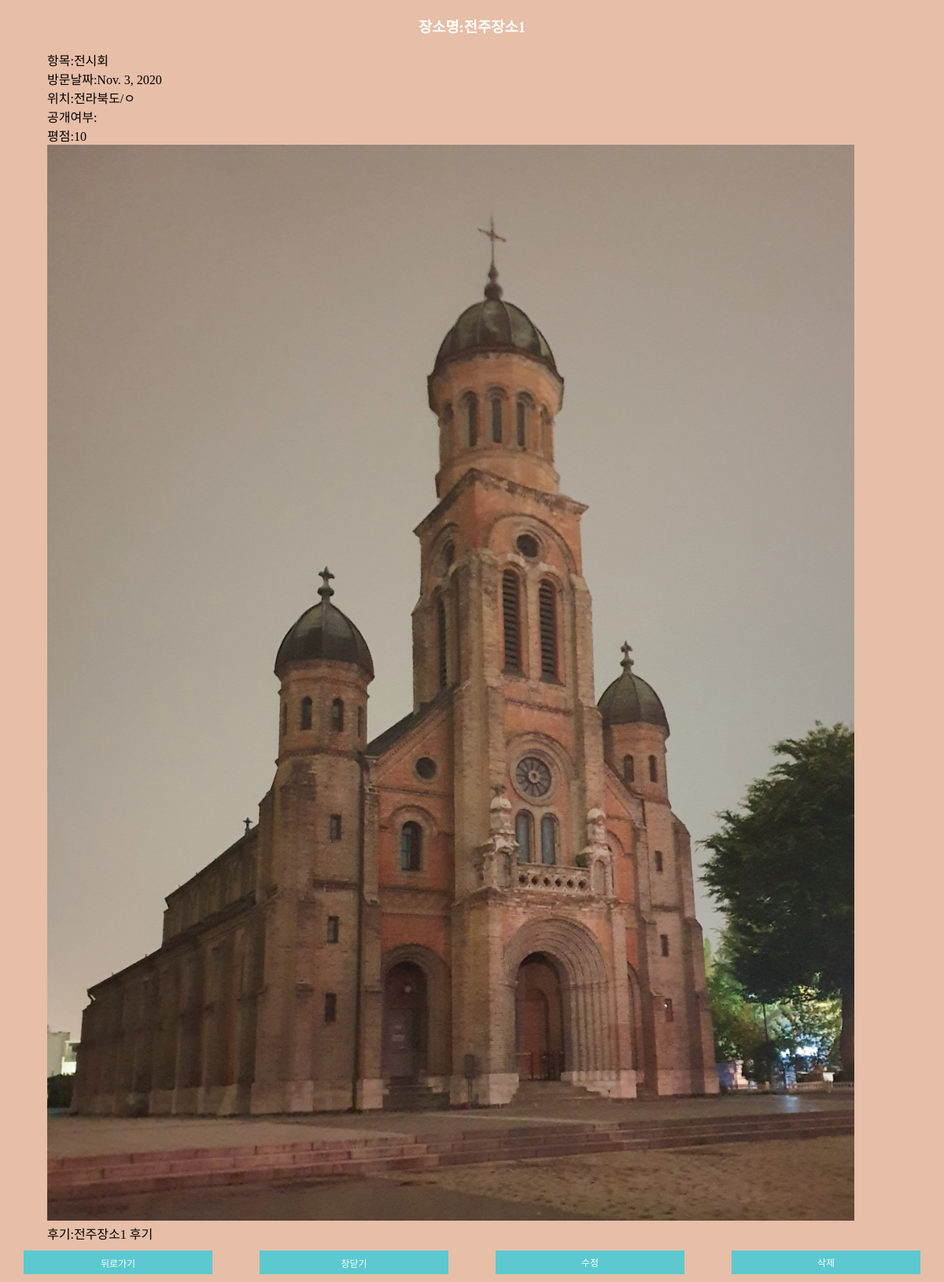
The app's page /3/, older data.
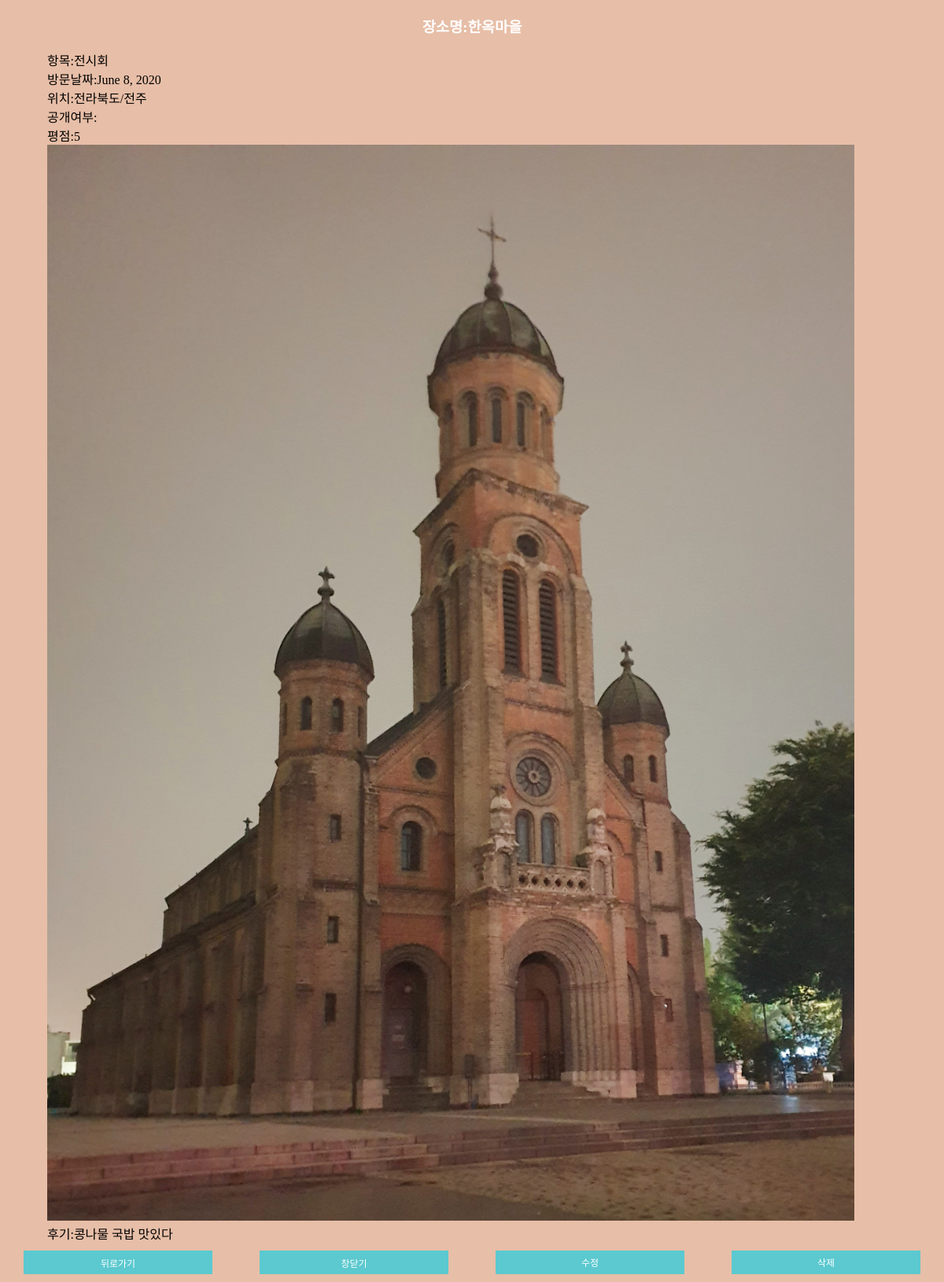
The same page, newer data.
### mainapp/models.py (models this page shows, shortened)
class Post(models.Model):
    name=models.CharField(max_length=50)
    item=models.CharField(max_length=50) # 카테고리
    rating= models.IntegerField()
    date=models.DateField(null=True, blank=True)
    image=models.ImageField(upload_to='userimg', null=True)
    comment=models.TextField()
    country = models.CharField(max_length=50)
    city = models.CharField(max_length=50)
    user = models.ForeignKey(User, on_delete=models.CASCADE, null=True)

### mainapp/views.py (the view)
# urls.py: path('<int:pk>/',views.posting, name="posting"), #post 세부내용
def posting(request, pk):
    post = Post.objects.get(pk=pk)
    return render(request, 'mainapp/posting.html', {'post':post})

### mainapp/templates/mainapp/posting.html (shortened to what this page needs)
{% extends 'base3.html' %}
{% load static %}
{% block content %}
    <h3>장소명:{{post.name}}</h3>
    <div id='text_contents'>
        <p>항목:{{post.item}}</p>
        <p>방문날짜:{{post.date}}</p>
        <p>위치:{{post.country}}/{{post.city}}</p>
        <p>공개여부:{{post.public}}</p>
        <p>평점:{{post.rating}}</p>
        {% if post.image %}
            <img src = "{{ post.image.url }}" alt="{{post.name}}" width="95%">
            <br>
        {% endif %}
        <p>후기:{{post.comment}}</p>
    </div>
    <div id='container'>
        <button id='ct_items' onclick="javascript:history.back();">뒤로가기</button>
        <button id='ct_items' onclick="window.close();">창닫기</button>
        <a id='ct_items' href="{% url 'mainapp:edit_posting' %}">수정</a>
        <a id='ct_items' href="/{{post.pk}}/remove">삭제</a>
    </div>
{% endblock %}

### templates/base3.html (shortened to what this page needs)
{% load static %}
<!DOCTYPE html>
<html lang="en">
<head>
    <link rel="stylesheet" href="{% static 'base3.css' %}" type="text/css">
</head>
<body>
    {% block content %}
    {% endblock %}
</body>
</html>

### static/base3.css (style rules this page uses)
body { margin: 0px; background-color: rgb(231, 190, 167); font-family: 'SCDream'; }
a { height: 50px; }
a:link { color: black; text-decoration: none; }
h3 { text-align: center; color: white; }
button { width: 30%; margin: 20px; margin-left: 35%; margin-right: 35%; height: 30px; border-radius: 30px; background-color: rgb(91, 201, 207); color: white; border: none; }
#container { font-size: 12px; display: flex; flex-direction: row; justify-content: space-around; margin-bottom: 10px; }
#ct_items { font-size: 12px; width: 20%; background-color: rgb(91, 201, 207); color: white; height: 30px; border-radius: 0; margin: 0; text-align: center; align-content: center; }
#text_contents { width: 90%; margin-left: 5%; margin-bottom: 10px; }
p { margin: 0; }

Row changes from the older to the newer data that the page shows:
changed Post "전시회": name "전주장소1" → "한옥마을"; date "Nov. 3, 2020" → "June 8, 2020"; city "ㅇ" → "전주"; rating "10" → "5"; comment "전주장소1 후기" → "콩나물 국밥 맛있다"
